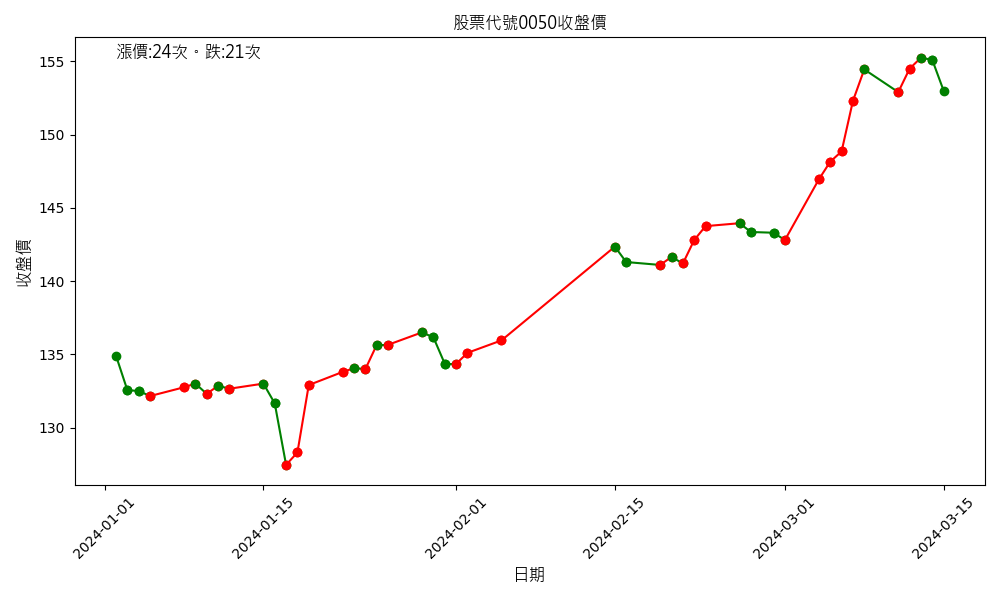

Here is the Python script that generated this plot:
import requests
import matplotlib.pyplot as plt
from datetime import datetime, timedelta
from matplotlib.font_manager import FontProperties

def fetch_stock_data(date, stock_no):
    url = f"http://www.twse.com.tw/exchangeReport/STOCK_DAY?response=csv&date={date}&stockNo={stock_no}"
    response = requests.get(url)
    dates, prices = [], []
    if response.status_code == 200:
        lines = response.text.split('\n')
        for line in lines:
            if line.count('",') > 8:
                parts = line.split('","')
                if len(parts) >= 7:
                    date_str = parts[0].replace('"', '')
                    try:
                        year, month, day = map(int, date_str.split('/'))
                    except ValueError:
                        continue
                    gregorian_year = year + 1911
                    date = datetime(gregorian_year, month, day)
                    closing_price = float(parts[6].replace(',', ''))
                    dates.append(date)
                    prices.append(closing_price)
    return dates, prices

def get_previous_month(date, months=1):
    month = date.month - months - 1
    year = date.year + month // 12
    month = month % 12 + 1
    day = min(date.day, [31, 29 if year % 4 == 0 else 28, 31, 30, 31, 30, 31, 31, 30, 31, 30, 31][month - 1])
    return datetime(year, month, day).strftime("%Y%m%d")

def plot_stock_data(dates, prices, stock_no):
    plt.figure(figsize=(10, 6))
    
    count_red = 0
    count_green = 0

    # 繁中
    font_path = "C:\\Windows\\Fonts\\msjh.ttc"
    font_properties = FontProperties(fname=font_path, size=12)

    for i in range(1, len(prices)):
        if prices[i] > prices[i-1]:
            plt.plot([dates[i-1], dates[i]], [prices[i-1], prices[i]], 'r-o')
            count_red += 1
        else:
            plt.plot([dates[i-1], dates[i]], [prices[i-1], prices[i]], 'g-o')
            count_green += 1

    plt.title(f'股票代號{stock_no}收盤價', fontproperties=font_properties)
    plt.xlabel('日期', fontproperties=font_properties)
    plt.ylabel('收盤價', fontproperties=font_properties)
    plt.xticks(rotation=45)
    

    plt.text(dates[0], max(prices), f'漲價:{count_red}次。跌:{count_green}次', fontproperties=font_properties, color='black')
    
    plt.tight_layout()
    plt.savefig(f"C:\\Users\\User\\Desktop\\project\\quick_analyze_taiwan_stock\\{stock_no}_3month_history.png")


if __name__ == "__main__":
    stock_number = "0050"
    current_date = datetime.now()
    current_month_str = current_date.strftime("%Y%m01")
    previous_month_str = get_previous_month(current_date)
    two_months_ago_str = get_previous_month(current_date, 2)

    two_months_ago_dates, two_months_ago_prices = fetch_stock_data(two_months_ago_str, stock_number)
    prev_dates, prev_prices = fetch_stock_data(previous_month_str, stock_number)
    curr_dates, curr_prices = fetch_stock_data(current_month_str, stock_number)

    all_dates = two_months_ago_dates + prev_dates + curr_dates
    all_prices = two_months_ago_prices + prev_prices + curr_prices

    plot_stock_data(all_dates, all_prices, stock_number)
